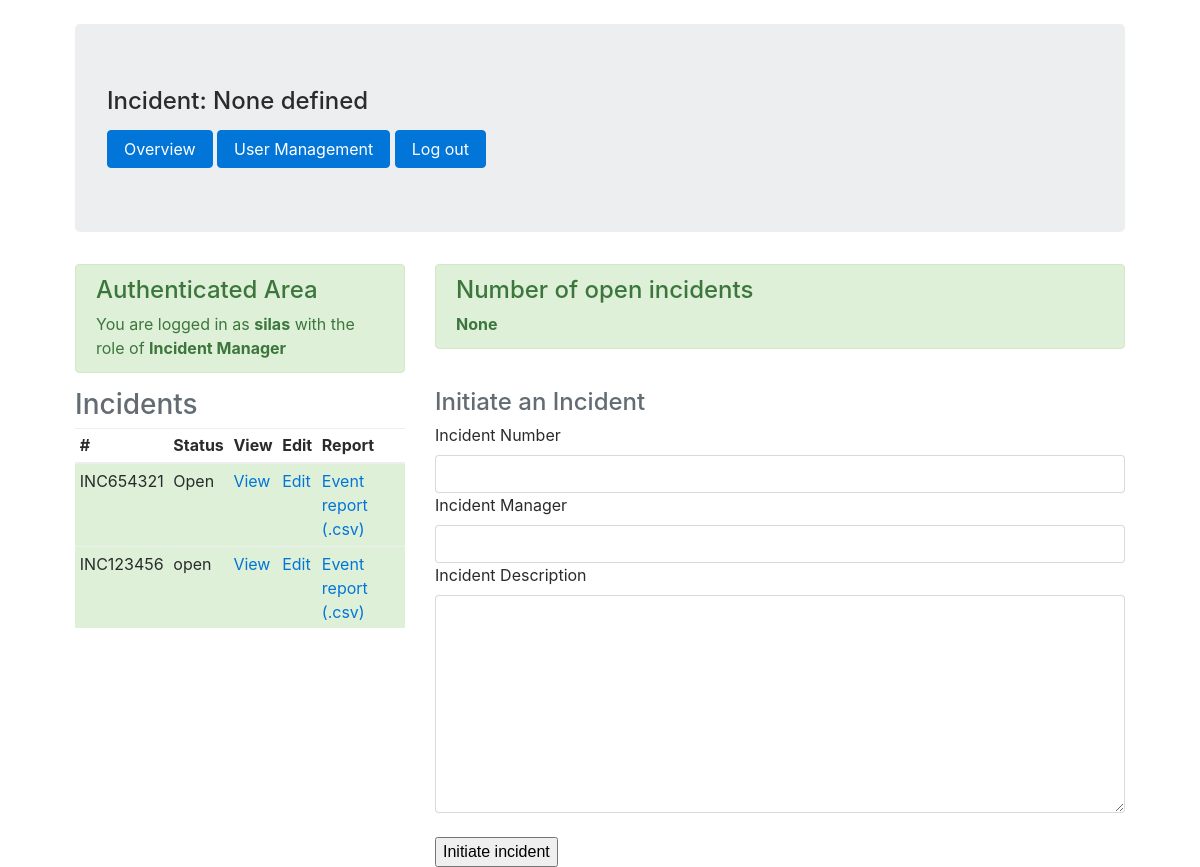
Before: /overview (signed in) with the older database file.
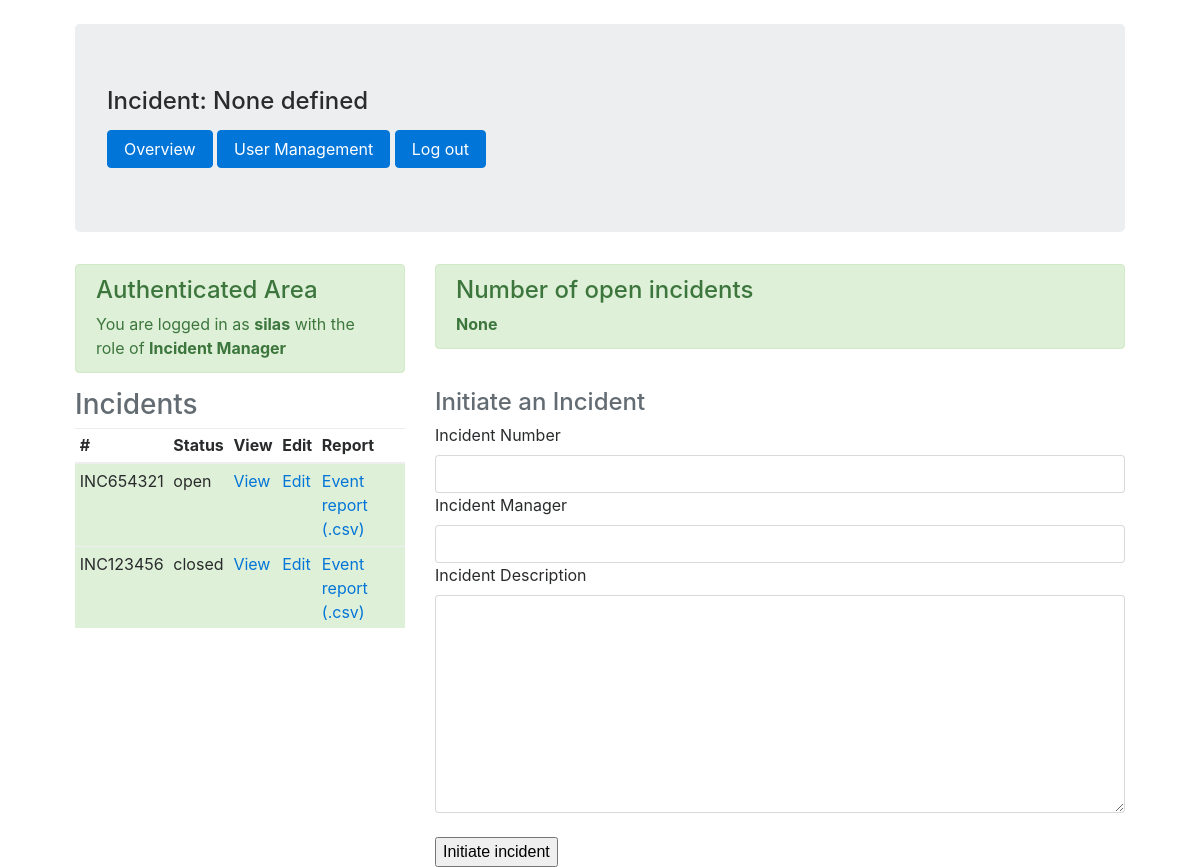
After: the same page with the newer database file.
### models.py (models this page shows)
class Incident(db.Model):
    id = db.Column(db.Integer)
    incident_no = db.Column(db.String(32), primary_key=True, index=True, unique=True)
    description = db.Column(db.String(512))
    status = db.Column(db.String(32))
    inc_mgr = db.Column(db.Integer, index=True)
    start_time = db.Column(db.DateTime, index=True, default=datetime.utcnow)
    tasks = db.relationship('Task', backref='incidentno', lazy='dynamic')
    events = db.relationship('Event', backref='incidentno', lazy='dynamic')
    impactstatement = db.relationship('ImpactStatement', backref='incidentno', lazy='dynamic')
    incidentteam = db.relationship('IncMem', backref='incidentno', lazy='dynamic')

### simaritan/routes.py (the view, shortened to what this page needs)
@app.route('/overview', methods=['GET', 'POST'])
@login_required
def overview():
    incf = IncidentStart()
    users_incidents = Incident.query.order_by(Incident.id.asc()).all()
    return render_template('overview.html', incf=incf, incs=users_incidents, title='Managers overview')

### simaritan/forms.py
class IncidentStart(FlaskForm):
    inc_no = StringField('Incident Number', validators=[DataRequired()])
    description = StringField('Incident Description', widget=TextArea(), validators=[DataRequired()])
    inc_mgr = StringField('Incident Manager', validators=[DataRequired()])
    submit = SubmitField('Initiate incident')

### models.py (called while the page is built)
@login.user_loader
def load_user(id):
    return User.query.get(int(id))

### simaritan/templates/overview.html (shortened to what this page needs)
{% extends "base.html" %}
{% block body %}
		<div class="row">
			<div class="col-md-12">
				<div class="row">
					{% include "components/authenticated_header.html" %}
				</div>
			</div>
		</div>
			{% if current_user.role == 'Incident Manager' %}
				<div class="row">
					<div class="col-md-4">
						{% include "components/users_incidents.html" %}
					</div>
					<div class="col-md-8">
						{% include "forms/addIncident.html" %}
					</div>
				</div>
			{% else %}
				<div class="row">
					<div class="col-md-12">
						{% include "components/users_incidents.html" %}
					</div>
				</div>
			{% endif %}
			</div>
{% endblock %}

### simaritan/templates/components/users_incidents.html
<h3 class="text-left text-muted">
	Incidents
</h3>
<table class="table table-striped table-hover table-sm">
	<thead>
		<tr>
			<th>
				#
			</th>
			<th>
				Status
			</th>
			<th>
				View
			</th>
			{% if current_user.role == 'Incident Manager' %}
			<th>
				Edit
			</th>
			{% endif %}
			<th>
				Report
			</th>
		</tr>
    </thead>
    <tbody>
		{% for inc in incs %}
        	<tr class="table-success">
	    		<td>
	    			{{ inc.incident_no }}
	    		</td>
				<td>
	    			{{ inc.status }}
	    		</td>
	    		<td>
					<a href="dashboard/{{ inc.incident_no }}" target="blank">View</a>
	    		</td>
				{% if current_user.role == 'Incident Manager' %}
	    		<td>
	    			<a href="admin/{{ inc.incident_no }}">Edit</a>
	    		</td>
				{% endif %}
	    		<td>
					<a href="report/{{ inc.incident_no }}" target="blank">Event report (.csv)</a>
	    		</td>
	    	</tr>
    	{% endfor %}
    </tbody>
</table>

Changed rows visible on the page:
changed Incident "INC654321": status "Open" → "open"
changed Incident "INC123456": status "open" → "closed"
